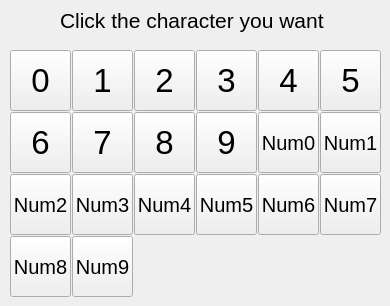
   <widget class="QWidget" name="tab_Numbers">
    <attribute name="title">
     <string>Numbers</string>
    </attribute>
    <widget class="QLabel" name="instructionLabel_2">
     <property name="geometry">
      <rect>
       <x>60</x>
       <y>0</y>
       <width>291</width>
       <height>41</height>
      </rect>
     </property>
     <property name="font">
      <font>
       <pointsize>16</pointsize>
      </font>
     </property>
     <property name="text">
      <string>Click the character you want</string>
     </property>
    </widget>
    <widget class="QPushButton" name="r0_button">
     <property name="geometry">
      <rect>
       <x>10</x>
       <y>50</y>
       <width>61</width>
       <height>61</height>
      </rect>
     </property>
     <property name="font">
      <font>
       <pointsize>25</pointsize>
       <stylestrategy>PreferAntialias</stylestrategy>
      </font>
     </property>
     <property name="toolTip">
      <string/>
     </property>
     <property name="text">
      <string>0</string>
     </property>
     <property name="flat">
      <bool>false</bool>
     </property>
    </widget>
    <widget class="QPushButton" name="r1_button">
     <property name="geometry">
      <rect>
       <x>72</x>
       <y>50</y>
       <width>61</width>
       <height>61</height>
      </rect>
     </property>
     <property name="font">
      <font>
       <pointsize>25</pointsize>
       <stylestrategy>PreferAntialias</stylestrategy>
      </font>
     </property>
     <property name="toolTip">
      <string/>
     </property>
     <property name="text">
      <string>1</string>
     </property>
     <property name="flat">
      <bool>false</bool>
     </property>
    </widget>
    <widget class="QPushButton" name="r2_button">
     <property name="geometry">
      <rect>
       <x>134</x>
       <y>50</y>
       <width>61</width>
       <height>61</height>
      </rect>
     </property>
     <property name="font">
      <font>
       <pointsize>25</pointsize>
       <stylestrategy>PreferAntialias</stylestrategy>
      </font>
     </property>
     <property name="toolTip">
      <string/>
     </property>
     <property name="text">
      <string>2</string>
     </property>
     <property name="flat">
      <bool>false</bool>
     </property>
    </widget>
    <widget class="QPushButton" name="r3_button">
     <property name="geometry">
      <rect>
       <x>196</x>
       <y>50</y>
       <width>61</width>
       <height>61</height>
      </rect>
     </property>
     <property name="font">
      <font>
       <pointsize>25</pointsize>
       <stylestrategy>PreferAntialias</stylestrategy>
      </font>
     </property>
     <property name="toolTip">
      <string/>
     </property>
     <property name="text">
      <string>3</string>
     </property>
     <property name="flat">
      <bool>false</bool>
     </property>
    </widget>
    <widget class="QPushButton" name="r4_button">
     <property name="geometry">
      <rect>
       <x>258</x>
       <y>50</y>
       <width>61</width>
       <height>61</height>
      </rect>
     </property>
     <property name="font">
      <font>
       <pointsize>25</pointsize>
       <stylestrategy>PreferAntialias</stylestrategy>
      </font>
     </property>
     <property name="toolTip">
      <string/>
     </property>
     <property name="text">
      <string>4</string>
     </property>
     <property name="flat">
      <bool>false</bool>
     </property>
    </widget>
    <widget class="QPushButton" name="r5_button">
     <property name="geometry">
      <rect>
       <x>320</x>
       <y>50</y>
       <width>61</width>
       <height>61</height>
      </rect>
     </property>
     <property name="font">
      <font>
       <pointsize>25</pointsize>
       <stylestrategy>PreferAntialias</stylestrategy>
      </font>
     </property>
     <property name="toolTip">
      <string/>
     </property>
     <property name="text">
      <string>5</string>
     </property>
     <property name="flat">
      <bool>false</bool>
     </property>
    </widget>
    <widget class="QPushButton" name="r7_button">
     <property name="geometry">
      <rect>
       <x>72</x>
       <y>112</y>
       <width>61</width>
       <height>61</height>
      </rect>
     </property>
     <property name="font">
      <font>
       <pointsize>25</pointsize>
       <stylestrategy>PreferAntialias</stylestrategy>
      </font>
     </property>
     <property name="toolTip">
      <string/>
     </property>
     <property name="text">
      <string>7</string>
     </property>
     <property name="flat">
      <bool>false</bool>
     </property>
    </widget>
    <widget class="QPushButton" name="r8_button">
     <property name="geometry">
      <rect>
       <x>134</x>
       <y>112</y>
       <width>61</width>
       <height>61</height>
      </rect>
     </property>
     <property name="font">
      <font>
       <pointsize>25</pointsize>
       <stylestrategy>PreferAntialias</stylestrategy>
      </font>
     </property>
     <property name="toolTip">
      <string/>
     </property>
     <property name="text">
      <string>8</string>
     </property>
     <property name="flat">
      <bool>false</bool>
     </property>
    </widget>
    <widget class="QPushButton" name="r9_button">
     <property name="geometry">
      <rect>
       <x>196</x>
       <y>112</y>
       <width>61</width>
       <height>61</height>
      </rect>
     </property>
     <property name="font">
      <font>
       <pointsize>25</pointsize>
       <stylestrategy>PreferAntialias</stylestrategy>
      </font>
     </property>
     <property name="toolTip">
      <string/>
     </property>
     <property name="text">
      <string>9</string>
     </property>
     <property name="flat">
      <bool>false</bool>
     </property>
    </widget>
    <widget class="QPushButton" name="num0_button">
     <property name="geometry">
      <rect>
       <x>258</x>
       <y>112</y>
       <width>61</width>
       <height>61</height>
      </rect>
     </property>
     <property name="font">
      <font>
       <pointsize>15</pointsize>
       <stylestrategy>PreferAntialias</stylestrategy>
      </font>
     </property>
     <property name="toolTip">
      <string/>
     </property>
     <property name="text">
      <string>Num0</string>
     </property>
     <property name="flat">
      <bool>false</bool>
     </property>
    </widget>
    <widget class="QPushButton" name="num1_button">
     <property name="geometry">
      <rect>
       <x>320</x>
       <y>112</y>
       <width>61</width>
       <height>61</height>
      </rect>
     </property>
     <property name="font">
      <font>
       <pointsize>15</pointsize>
       <stylestrategy>PreferAntialias</stylestrategy>
      </font>
     </property>
     <property name="toolTip">
      <string/>
     </property>
     <property name="text">
      <string>Num1</string>
     </property>
     <property name="flat">
      <bool>false</bool>
     </property>
    </widget>
    <widget class="QPushButton" name="r6_button">
     <property name="geometry">
      <rect>
       <x>10</x>
       <y>112</y>
       <width>61</width>
       <height>61</height>
      </rect>
     </property>
     <property name="font">
      <font>
       <pointsize>25</pointsize>
       <stylestrategy>PreferAntialias</stylestrategy>
      </font>
     </property>
     <property name="toolTip">
      <string/>
     </property>
     <property name="text">
      <string>6</string>
     </property>
     <property name="flat">
      <bool>false</bool>
     </property>
    </widget>
    <widget class="QPushButton" name="num3_button">
     <property name="geometry">
      <rect>
       <x>72</x>
       <y>174</y>
       <width>61</width>
       <height>61</height>
      </rect>
     </property>
     <property name="font">
      <font>
       <pointsize>15</pointsize>
       <stylestrategy>PreferAntialias</stylestrategy>
      </font>
     </property>
     <property name="toolTip">
      <string/>
     </property>
     <property name="text">
      <string>Num3</string>
     </property>
     <property name="flat">
      <bool>false</bool>
     </property>
    </widget>
    <widget class="QPushButton" name="num7_button">
     <property name="geometry">
      <rect>
       <x>320</x>
       <y>174</y>
       <width>61</width>
       <height>61</height>
      </rect>
     </property>
     <property name="font">
      <font>
       <pointsize>15</pointsize>
       <stylestrategy>PreferAntialias</stylestrategy>
      </font>
     </property>
     <property name="toolTip">
      <string/>
     </property>
     <property name="text">
      <string>Num7</string>
     </property>
     <property name="flat">
      <bool>false</bool>
     </property>
    </widget>
    <widget class="QPushButton" name="num4_button">
     <property name="geometry">
      <rect>
       <x>134</x>
       <y>174</y>
       <width>61</width>
       <height>61</height>
      </rect>
     </property>
     <property name="font">
      <font>
       <pointsize>15</pointsize>
       <stylestrategy>PreferAntialias</stylestrategy>
      </font>
     </property>
     <property name="toolTip">
      <string/>
     </property>
     <property name="text">
      <string>Num4</string>
     </property>
     <property name="flat">
      <bool>false</bool>
     </property>
    </widget>
    <widget class="QPushButton" name="num5_button">
     <property name="geometry">
      <rect>
       <x>196</x>
       <y>174</y>
       <width>61</width>
       <height>61</height>
      </rect>
     </property>
     <property name="font">
      <font>
       <pointsize>15</pointsize>
       <stylestrategy>PreferAntialias</stylestrategy>
      </font>
     </property>
     <property name="toolTip">
      <string/>
     </property>
     <property name="text">
      <string>Num5</string>
     </property>
     <property name="flat">
      <bool>false</bool>
     </property>
    </widget>
    <widget class="QPushButton" name="num6_button">
     <property name="geometry">
      <rect>
       <x>258</x>
       <y>174</y>
       <width>61</width>
       <height>61</height>
      </rect>
     </property>
     <property name="font">
      <font>
       <pointsize>15</pointsize>
       <stylestrategy>PreferAntialias</stylestrategy>
      </font>
     </property>
     <property name="toolTip">
      <string/>
     </property>
     <property name="text">
      <string>Num6</string>
     </property>
     <property name="flat">
      <bool>false</bool>
     </property>
    </widget>
    <widget class="QPushButton" name="num2_button">
     <property name="geometry">
      <rect>
       <x>10</x>
       <y>174</y>
       <width>61</width>
       <height>61</height>
      </rect>
     </property>
     <property name="font">
      <font>
       <pointsize>15</pointsize>
       <stylestrategy>PreferAntialias</stylestrategy>
      </font>
     </property>
     <property name="toolTip">
      <string/>
     </property>
     <property name="text">
      <string>Num2</string>
     </property>
     <property name="flat">
      <bool>false</bool>
     </property>
    </widget>
    <widget class="QPushButton" name="num8_button">
     <property name="geometry">
      <rect>
       <x>10</x>
       <y>236</y>
       <width>61</width>
       <height>61</height>
      </rect>
     </property>
     <property name="font">
      <font>
       <pointsize>15</pointsize>
       <stylestrategy>PreferAntialias</stylestrategy>
      </font>
     </property>
     <property name="toolTip">
      <string/>
     </property>
     <property name="text">
      <string>Num8</string>
     </property>
     <property name="flat">
      <bool>false</bool>
     </property>
    </widget>
    <widget class="QPushButton" name="num9_button">
     <property name="geometry">
      <rect>
       <x>72</x>
       <y>236</y>
       <width>61</width>
       <height>61</height>
      </rect>
     </property>
     <property name="font">
      <font>
       <pointsize>15</pointsize>
       <stylestrategy>PreferAntialias</stylestrategy>
      </font>
     </property>
     <property name="toolTip">
      <string/>
     </property>
     <property name="text">
      <string>Num9</string>
     </property>
     <property name="flat">
      <bool>false</bool>
     </property>
    </widget>
   </widget>
